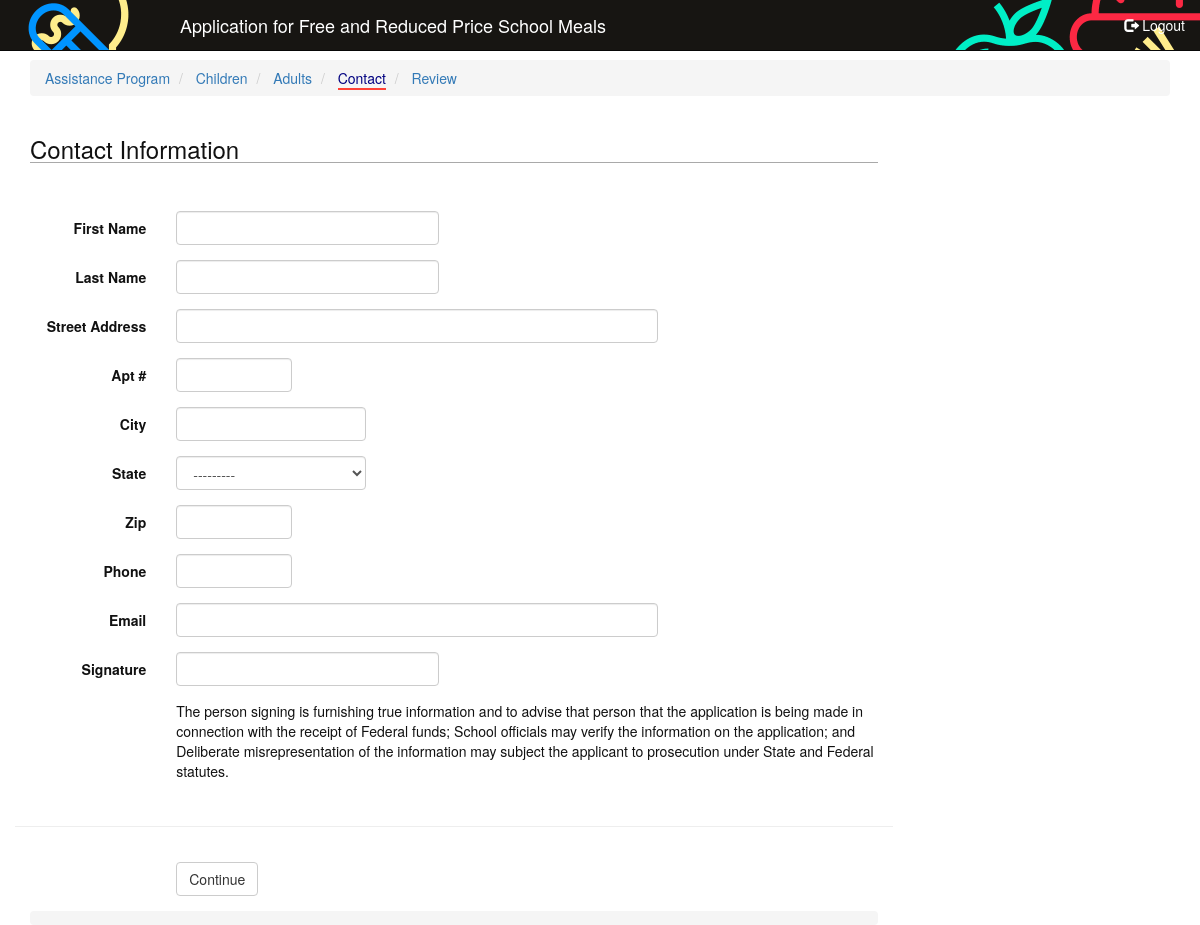
Before: /eat/app/contact (signed in) with the older database file.
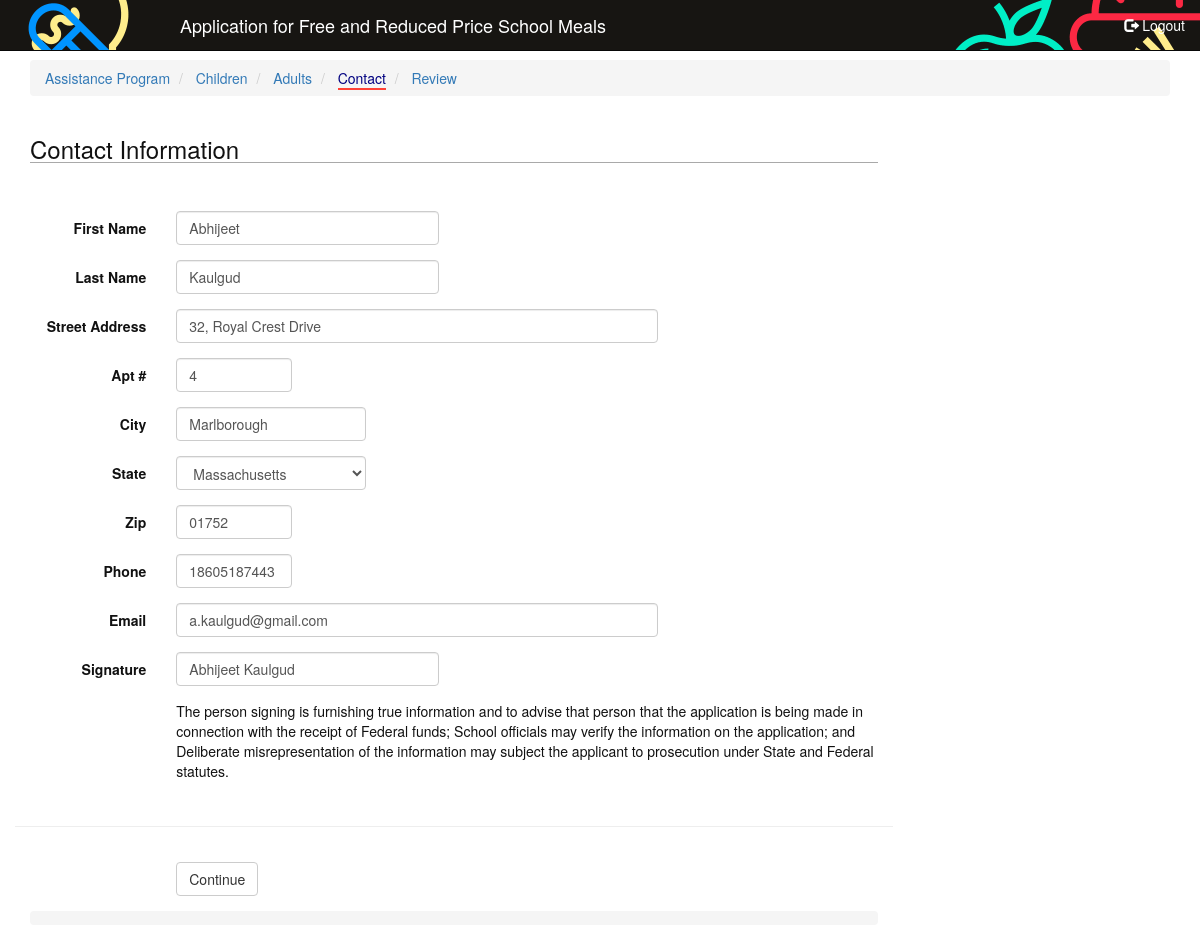
After: the same page with the newer database file.
### eat/models.py (models this page shows)
class Application(models.Model):
    applications = models.Manager()
    user = models.OneToOneField(User, on_delete=models.CASCADE)
    status = models.IntegerField(choices=APPLICATION_STATUSES, verbose_name='Application Status',
                                 help_text='Application Status', default=0)
    last_page = models.CharField(max_length=50, verbose_name='Last Page', blank=True, null=True)
    enabled = models.BooleanField(verbose_name='Enabled', default=True)
    create_date = models.DateField(verbose_name='Create date')
    modified_date = models.DateField(verbose_name='Last modified date', blank=True, null=True)
    total_household_members = models.IntegerField(verbose_name='Total Household Members',
                                                  help_text='Total household members including children and adults',
                                                  blank=True, null=True)
    assistance_program = models.BooleanField(verbose_name='Participate in Assistance Program', choices=YES_NO,
                                             default=False)
    ssn_four_digit = models.CharField(max_length=4,
                                      verbose_name='Last 4 digits of SSN',
                                      help_text='Last four digits of the Social Security number of an '
                                                'adult household member',
                                      blank=True,
                                      null=True)
    no_ssn = models.BooleanField(verbose_name='Check if No SSN', default=False)
    case_number = models.CharField(max_length=50,
                                   verbose_name='Case Number', blank=True, null=True)
    first_name = models.CharField(max_length=25,
                                  verbose_name='First Name', blank=True, null=True)
    last_name = models.CharField(max_length=25,
                                 verbose_name='Last Name', blank=True, null=True)
    middle_name = models.CharField(max_length=25,
                                   verbose_name='Middle Name',
                                   blank=True,
                                   null=True)
    signature = models.CharField(max_length=75,
                                 verbose_name='Signature', blank=True, null=True)
    todays_date = models.DateField(verbose_name='Todays Date', blank=True, null=True)
    street_address = models.CharField(max_length=255,
                                      verbose_name='Street Address', blank=True, null=True)
    apt = models.CharField(max_length=10,
                           verbose_name='Apartment Number', blank=True, null=True)
    city = models.CharField(max_length=75,
                            verbose_name='City', blank=True, null=True)
    state = models.CharField(max_length=2, choices=STATES,
                             verbose_name='State', blank=True, null=True)
    zip = models.CharField(max_length=10,
                           verbose_name='Zip', blank=True, null=True)
    phone = models.CharField(max_length=15, verbose_name='Phone', blank=True, null=True)
    email = models.EmailField(max_length=255, verbose_name='Email', blank=True, null=True)
    ethnicity = models.CharField(max_length=25, choices=ETHNICITIES,
                                 verbose_name='Ethnicity', blank=True, null=True)
    is_american_indian = models.NullBooleanField(verbose_name='Is American Indian or Alaskan Native')
    is_asian = models.NullBooleanField(verbose_name='Is Asian')
    is_black = models.NullBooleanField(verbose_name='Is Black or African American')
    is_hawaiian = models.NullBooleanField(verbose_name='Is Hawaiian or Other Pacific Islander')
    is_white = models.NullBooleanField(verbose_name='Is White')
    active = models.BooleanField(verbose_name='Active', default=True)

### eat/views.py (the view)
@login_required
def contact(request):
    args = dict()
    app = AppUtil.get_by_user(user=request.user)
    if request.method == 'POST':
        form = ContactForm(request.POST, instance=app[0])
        if form.is_valid():
            form.save()
            return redirect('review')
    else:
        form = ContactForm(instance=app[0])
    args['form'] = form
    args['nav'] = AppUtil.get_nav(nav=nav, url='contact')
    AppUtil.set_last_page(app[0], request.get_full_path())
    return render(request, "eat/user/application/contact.html", args)

### eat/forms.py
class ContactForm(ModelForm):
    class Meta:
        model = Application
        fields = ('street_address', 'apt', 'city', 'state', 'zip', 'phone', 'email',
                  'first_name', 'last_name', 'signature')
    def __init__(self, *args, **kwargs):
        super(ContactForm, self).__init__(*args, **kwargs)
        self.fields['state'].empty_label = "Select a State"
        self.fields['state'].widget.choices = self.fields['state'].choices

### eat/templatetags/navigation.py (called while the page is built)
@register.inclusion_tag('eat/user/application/nav.html')
def show_nav(nav):
    return {'nav': nav}

### eat/util.py (called while the page is built)
    @classmethod
    def get_by_user(cls, user):
        app = Application.applications.filter(user=user.id)
        return app

    @classmethod
    def set_last_page(cls, app, path):
        app.last_page = path
        app.save()

    @classmethod
    def get_nav(cls, nav, url):
        t = []
        for k, v in nav.items():
            v['current'] = True if v['url'] == url else False
            t.append(v)
        s = sorted(t, key=lambda k:k['position'])
        return s

### eat/templates/eat/user/application/contact.html (shortened to what this page needs)
{% extends "eat/user/application/base.html" %}
{% load staticfiles %}
{% block application_content_main %}
    <h3>Contact Information</h3>
    <form class="form-horizontal" method="post">
          <div class="form-group">
            <label for="{{ form.first_name.id_for_label }}" class="col-sm-2 control-label">First Name</label>
              <div class="col-sm-4 frm-control">
                {{ form.first_name }}
              </div>
          </div>
          <div class="form-group">
            <label for="{{ form.last_name.id_for_label }}" class="col-sm-2 control-label">Last Name</label>
              <div class="col-sm-4 frm-control">
                {{ form.last_name }}
              </div>
          </div>
          <div class="form-group">
            <label for="{{ form.street_address.id_for_label }}" class="col-sm-2 control-label">Street Address</label>
              <div class="col-sm-7 frm-control">
                {{ form.street_address }}
              </div>
          </div>
          <div class="form-group">
            <label for="{{ form.apt.id_for_label }}" class="col-sm-2 control-label">Apt #</label>
              <div class="col-sm-2 frm-control">
                {{ form.apt }}
              </div>
          </div>
          <div class="form-group">
            <label for="{{ form.city.id_for_label }}" class="col-sm-2 control-label">City</label>
              <div class="col-sm-3 frm-control">
                {{ form.city }}
              </div>
          </div>
          <div class="form-group">
            <label for="{{ form.state.id_for_label }}" class="col-sm-2 control-label">State</label>
              <div class="col-sm-3 frm-control">
                {{ form.state }}
              </div>
          </div>
          <div class="form-group">
            <label for="{{ form.zip.id_for_label }}" class="col-sm-2 control-label">Zip</label>
              <div class="col-sm-2 frm-control">
                {{ form.zip }}
              </div>
          </div>
          <div class="form-group">
            <label for="{{ form.phone.id_for_label }}" class="col-sm-2 control-label">Phone</label>
              <div class="col-sm-2 frm-control">
                {{ form.phone }}
              </div>
          </div>
          <div class="form-group">
            <label for="{{ form.email.id_for_label }}" class="col-sm-2 control-label">Email</label>
              <div class="col-sm-7 frm-control">
                {{ form.email }}
              </div>
          </div>
          <div class="form-group">
            <label for="{{ form.signature.id_for_label }}" class="col-sm-2 control-label">Signature</label>
              <div class="col-sm-4 frm-control">
                {{ form.signature }}
              </div>
          </div>
        <div class="form-group">
            <div class="col-sm-2 control-label"></div>
                <p class="col-sm-10">
                    The person signing is furnishing true information and to advise that person that the application is being
                    made in connection with the receipt of Federal funds; School officials may verify the information on
                    the application; and Deliberate misrepresentation of the information may subject the applicant to
                    prosecution under State and Federal statutes.
                </p>
        </div>
        <div class="form-group">
            <hr />
        </div>
        <div class="form-group">
            <div class="col-sm-offset-2 col-sm-10">
                <button type="submit" class="btn btn-default">Continue</button>
            </div>
        </div>
    </form>
{% endblock %}

### eat/templates/eat/user/application/base.html (shortened to what this page needs)
{% load navigation %}
<!DOCTYPE html>
<html lang="en">
<head>
    {% load staticfiles %}
    <link rel="stylesheet" href="//maxcdn.bootstrapcdn.com/bootstrap/3.3.6/css/bootstrap.min.css">
    <link rel="stylesheet" href="/static/css/site.css">
</head>
<body role="document" class="application">
<nav class="navbar navbar-inverse navbar-fixed-top"  style="background-image: url('/static/img/USDA-lunch-bkgd.gif')">
    <div class="container-fluid">
        <div class="navbar-header">
            <a class="navbar-brand" href="#">
                Application for Free and Reduced Price School Meals
            </a>
        </div>
        <div class="collapse navbar-collapse" id="bs-example-navbar-collapse-1">
            <ul class="nav navbar-nav navbar-right">
                <li>
                    <a href="{% url 'eat.views.logout_view' %}">
                        <span class="glyphicon glyphicon-log-out" aria-hidden="true"></span> Logout
                    </a>
                </li>
            </ul>
        </div>
    </div>
</nav>
<div class="container">
    {% if nav %}
        <div>
            {% show_nav nav %}
        </div>
    {% endif %}
    <div class="row">
        <form class="form-horizontal" method="post">
            <div class="col-lg-9">
                {% block application_content_main %}{% endblock %}
                <div class="nav-buttons">
                </div>
            </div>
            <div class="col-lg-3">
            </div>
        </form>
    </div>
</div>
</body>
</html>

### eat/templates/eat/user/application/nav.html
<ol class="breadcrumb">
    {% for n in nav %}
        <li {% if n.current %} class="active" {% endif %}>
            <a href="{% url n.url %}">
                {{ n.caption }}
            </a>
        </li>
    {% endfor %}
</ol>

### eat/static/css/site.css (style rules this page uses)
body { padding-top: 60px; color: #111111; }
h3 { border-bottom: 1px solid darkgray; margin-bottom: 2em; }
.navbar a { color: white !important; }
.navbar-brand { margin-left: 150px !important;; }
ol.breadcrumb > li.active a { border-bottom: solid 2px #FF4136; color: navy; }
.frm-control input, .frm-control select { background-color: #fff; background-image: none; border: 1px solid #ccc; border-radius: 4px; box-shadow: 0 1px 1px rgba(0, 0, 0, 0.075) inset; color: #555; display: block; font-size: 14px; height: 34px; line-height: 1.42857; padding: 6px 12px; transition: border-color 0.15s ease-in-out 0s, box-shadow 0.15s ease-in-out 0s; width: 100%; }
.nav-buttons { margin-top: 1em; background-color: #f5f5f5; border-radius: 4px; padding: 0.5em; }

Changed rows visible on the page:
changed Application: first_name (not shown) → "Abhijeet"; last_name (not shown) → "Kaulgud"; street_address (not shown) → "32, Royal Crest Drive"; apt (not shown) → "4"; city (not shown) → "Marlborough"; state "---------" → "Massachusetts"; zip (not shown) → "01752"; phone (not shown) → "18605187443"; email (not shown) → "a.kaulgud@gmail.com"; signature (not shown) → "Abhijeet Kaulgud"
